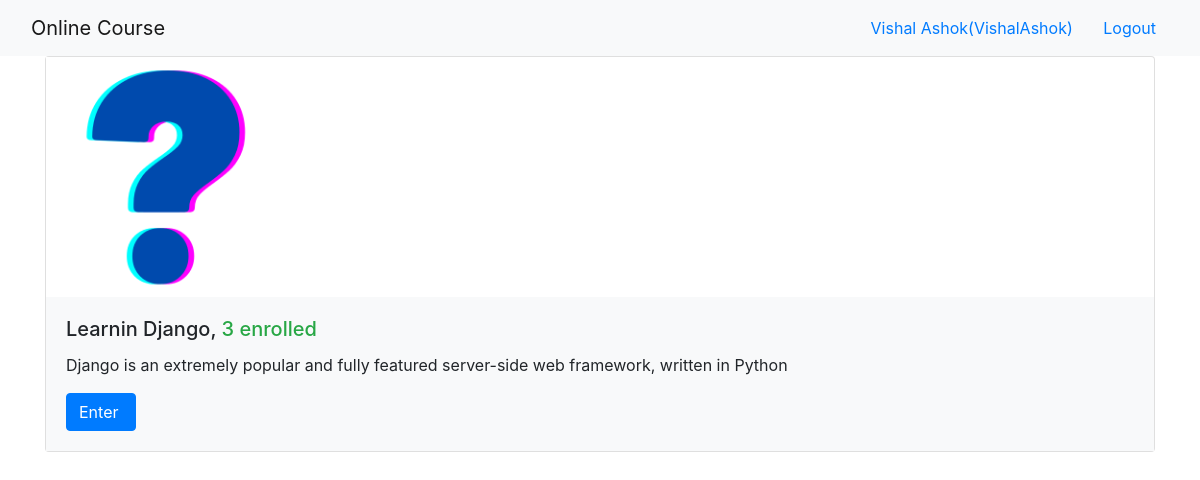
/onlinecourse/ (signed in), run on the app's committed database.
### onlinecourse/models.py (models this page shows, shortened)
class Course(models.Model):
    name = models.CharField(null=False, max_length=30, default='online course')
    image = models.ImageField(upload_to='course_images/')
    description = models.CharField(max_length=1000)
    pub_date = models.DateField(null=True)
    instructors = models.ManyToManyField(Instructor)
    users = models.ManyToManyField(settings.AUTH_USER_MODEL, through='Enrollment')
    total_enrollment = models.IntegerField(default=0)
    is_enrolled = False

### onlinecourse/views.py (the view)
class CourseListView(generic.ListView):
    template_name = 'onlinecourse/course_list_bootstrap.html'
    context_object_name = 'course_list'
    def get_queryset(self):
        user = self.request.user
        courses = Course.objects.order_by('-total_enrollment')[:10]
        for course in courses:
            if user.is_authenticated:
                course.is_enrolled = check_if_enrolled(user, course)
        return courses

### onlinecourse/views.py (called while the page is built)
def check_if_enrolled(user, course):
    is_enrolled = False
    if user.id is not None:
        num_results = Enrollment.objects.filter(user=user, course=course).count()
        if num_results > 0:
            is_enrolled = True
    return is_enrolled

### onlinecourse/templates/onlinecourse/course_list_bootstrap.html (shortened to what this page needs)
<!DOCTYPE html>
<html lang="en">
<head>
    {% load static %}
    <link rel="stylesheet" href="https://maxcdn.bootstrapcdn.com/bootstrap/4.5.2/css/bootstrap.min.css">
</head>
<body>
    <nav class="navbar navbar-light bg-light">
        <div class="container-fluid">
            <div class="navbar-header">
                  <a class="navbar-brand" href="#">Online Course</a>
            </div>
            <ul class="nav navbar-nav navbar-right">
                {% if user.is_authenticated %}
                <li>
                    <a class="btn btn-link" href="#">{{ user.first_name }}({{ user.username }})</a>
                    <a class="btn btn-link" href="{% url 'onlinecourse:logout' %}">Logout</a>
                </li>
                {% endif %}
            </ul>
        </div>
    </nav>
    {% if course_list %}
        <div class="container">
            <div class="card-deck">
                {% for course in course_list %}
                         <div class="card" style="width: 36rem;">
                          <img class="card-img-left" src="{{MEDIA_URL}}/{{ course.image }}" width="240px" height="240px"
                               alt="Course image">
                          <div class="card-body bg-light">
                              <h5 class="card-title">{{ course.name }}, <span class="text-success">
                                  {{ course.total_enrollment}} enrolled</span></h5>
                            <p class="card-text">{{ course.description}}</p>
                            <form action="{% url 'onlinecourse:enroll' course.id %}" method="post">
                                  <input class="btn btn-primary"  type="submit"
                                         value="{% if course.is_enrolled %}Enter{% else %}Enroll{% endif %} ">
                            </form>
                          </div>
                        </div>
                {% endfor %}
            </div>
        </div>
    {% else %}
        <p>No courses are available.</p>
    {% endif %}
</body>
</html>

### data on the page
Course: image (picture), name "Learnin Django", total_enrollment "3", description "Django is an extremely popular and fully featured server-side web framework, written in Python", is_enrolled "Enter"

### other printed values
{{ user.first_name }} "Vishal Ashok"
{{ user.username }} "VishalAshok"
